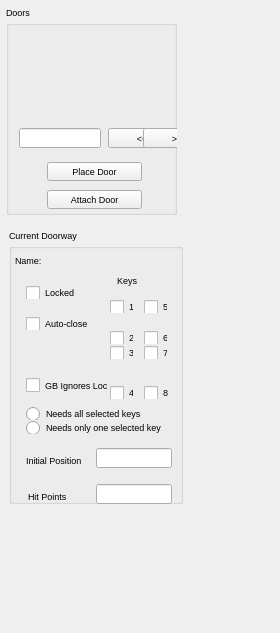
<?xml version="1.0"?>
<ui version="4.0">
  <class>DoorwayKeypad</class>
  <widget class="QDialog" name="IDD_DOORWAYKEYPAD">
    <property name="geometry">
      <rect>
        <x>0</x>
        <y>0</y>
        <width>280</width>
        <height>633</height>
      </rect>
    </property>
    <property name="font">
      <font>
        <family>Liberation Sans</family>
        <pointsize>7</pointsize>
        <bold>false</bold>
        <italic>false</italic>
      </font>
    </property>
    <property name="enabled">
      <bool>true</bool>
    </property>
    <widget class="QGroupBox" name="IDC_DOORWAY_GROUP">
      <property name="geometry">
        <rect>
          <x>6</x>
          <y>6</y>
          <width>171</width>
          <height>209</height>
        </rect>
      </property>
      <property name="title">
        <string>Doors</string>
      </property>
      <property name="visible">
        <bool>true</bool>
      </property>
      <property name="enabled">
        <bool>true</bool>
      </property>
      <property name="flat">
        <bool>false</bool>
      </property>
      <widget class="QLabel" name="IDC_DOORPIC">
        <property name="geometry">
          <rect>
            <x>41</x>
            <y>26</y>
            <width>94</width>
            <height>85</height>
          </rect>
        </property>
        <property name="visible">
          <bool>true</bool>
        </property>
        <property name="enabled">
          <bool>true</bool>
        </property>
        <property name="alignment">
          <set>Qt::AlignHCenter</set>
        </property>
      </widget>
      <widget class="QLineEdit" name="IDC_DOORWAYSELEDIT">
        <property name="geometry">
          <rect>
            <x>13</x>
            <y>122</y>
            <width>82</width>
            <height>20</height>
          </rect>
        </property>
        <property name="visible">
          <bool>true</bool>
        </property>
        <property name="enabled">
          <bool>true</bool>
        </property>
        <property name="readOnly">
          <bool>true</bool>
        </property>
      </widget>
      <widget class="QPushButton" name="IDC_PREV_DOOR">
        <property name="geometry">
          <rect>
            <x>102</x>
            <y>122</y>
            <width>68</width>
            <height>20</height>
          </rect>
        </property>
        <property name="text">
          <string>&lt;&lt;</string>
        </property>
        <property name="visible">
          <bool>true</bool>
        </property>
        <property name="enabled">
          <bool>true</bool>
        </property>
        <property name="default">
          <bool>false</bool>
        </property>
        <property name="autoDefault">
          <bool>false</bool>
        </property>
      </widget>
      <widget class="QPushButton" name="IDC_NEXT_DOOR">
        <property name="geometry">
          <rect>
            <x>137</x>
            <y>122</y>
            <width>68</width>
            <height>20</height>
          </rect>
        </property>
        <property name="text">
          <string>&gt;&gt;</string>
        </property>
        <property name="visible">
          <bool>true</bool>
        </property>
        <property name="enabled">
          <bool>true</bool>
        </property>
        <property name="default">
          <bool>false</bool>
        </property>
        <property name="autoDefault">
          <bool>false</bool>
        </property>
      </widget>
      <widget class="QPushButton" name="IDC_DOORWAY_PLACEDOOR">
        <property name="geometry">
          <rect>
            <x>41</x>
            <y>156</y>
            <width>95</width>
            <height>19</height>
          </rect>
        </property>
        <property name="text">
          <string>Place Door</string>
        </property>
        <property name="visible">
          <bool>true</bool>
        </property>
        <property name="enabled">
          <bool>true</bool>
        </property>
        <property name="default">
          <bool>false</bool>
        </property>
        <property name="autoDefault">
          <bool>false</bool>
        </property>
      </widget>
      <widget class="QPushButton" name="IDC_DOORWAY_ATTACHDOOR">
        <property name="geometry">
          <rect>
            <x>41</x>
            <y>184</y>
            <width>95</width>
            <height>19</height>
          </rect>
        </property>
        <property name="text">
          <string>Attach Door</string>
        </property>
        <property name="visible">
          <bool>true</bool>
        </property>
        <property name="enabled">
          <bool>true</bool>
        </property>
        <property name="default">
          <bool>false</bool>
        </property>
        <property name="autoDefault">
          <bool>false</bool>
        </property>
      </widget>
    </widget>
    <widget class="QGroupBox" name="IDC_DOORWAY_CURRENT_BOX">
      <property name="geometry">
        <rect>
          <x>9</x>
          <y>229</y>
          <width>174</width>
          <height>275</height>
        </rect>
      </property>
      <property name="title">
        <string>Current Doorway</string>
      </property>
      <property name="visible">
        <bool>true</bool>
      </property>
      <property name="enabled">
        <bool>true</bool>
      </property>
      <property name="flat">
        <bool>false</bool>
      </property>
      <widget class="QLabel" name="IDC_DOORWAY_ID">
        <property name="geometry">
          <rect>
            <x>6</x>
            <y>26</y>
            <width>163</width>
            <height>13</height>
          </rect>
        </property>
        <property name="text">
          <string>Name:</string>
        </property>
        <property name="visible">
          <bool>true</bool>
        </property>
        <property name="enabled">
          <bool>true</bool>
        </property>
        <property name="alignment">
          <set>Qt::AlignLeft</set>
        </property>
      </widget>
      <widget class="QLabel" name="IDC_DOORWAY_KEYS_TEXT">
        <property name="geometry">
          <rect>
            <x>108</x>
            <y>46</y>
            <width>27</width>
            <height>13</height>
          </rect>
        </property>
        <property name="text">
          <string>Keys</string>
        </property>
        <property name="visible">
          <bool>true</bool>
        </property>
        <property name="enabled">
          <bool>true</bool>
        </property>
        <property name="alignment">
          <set>Qt::AlignLeft</set>
        </property>
      </widget>
      <widget class="QCheckBox" name="IDC_DOORWAY_LOCKED">
        <property name="geometry">
          <rect>
            <x>17</x>
            <y>57</y>
            <width>61</width>
            <height>13</height>
          </rect>
        </property>
        <property name="text">
          <string>Locked</string>
        </property>
        <property name="visible">
          <bool>true</bool>
        </property>
        <property name="enabled">
          <bool>true</bool>
        </property>
      </widget>
      <widget class="QCheckBox" name="IDC_KEY1_CHECK">
        <property name="geometry">
          <rect>
            <x>101</x>
            <y>71</y>
            <width>24</width>
            <height>13</height>
          </rect>
        </property>
        <property name="text">
          <string>1</string>
        </property>
        <property name="visible">
          <bool>true</bool>
        </property>
        <property name="enabled">
          <bool>true</bool>
        </property>
      </widget>
      <widget class="QCheckBox" name="IDC_KEY5_CHECK">
        <property name="geometry">
          <rect>
            <x>135</x>
            <y>71</y>
            <width>24</width>
            <height>13</height>
          </rect>
        </property>
        <property name="text">
          <string>5</string>
        </property>
        <property name="visible">
          <bool>true</bool>
        </property>
        <property name="enabled">
          <bool>true</bool>
        </property>
      </widget>
      <widget class="QCheckBox" name="IDC_DOORWAY_AUTO">
        <property name="geometry">
          <rect>
            <x>17</x>
            <y>88</y>
            <width>68</width>
            <height>13</height>
          </rect>
        </property>
        <property name="text">
          <string>Auto-close</string>
        </property>
        <property name="visible">
          <bool>true</bool>
        </property>
        <property name="enabled">
          <bool>true</bool>
        </property>
      </widget>
      <widget class="QCheckBox" name="IDC_KEY2_CHECK">
        <property name="geometry">
          <rect>
            <x>101</x>
            <y>102</y>
            <width>24</width>
            <height>13</height>
          </rect>
        </property>
        <property name="text">
          <string>2</string>
        </property>
        <property name="visible">
          <bool>true</bool>
        </property>
        <property name="enabled">
          <bool>true</bool>
        </property>
      </widget>
      <widget class="QCheckBox" name="IDC_KEY6_CHECK">
        <property name="geometry">
          <rect>
            <x>135</x>
            <y>102</y>
            <width>24</width>
            <height>13</height>
          </rect>
        </property>
        <property name="text">
          <string>6</string>
        </property>
        <property name="visible">
          <bool>true</bool>
        </property>
        <property name="enabled">
          <bool>true</bool>
        </property>
      </widget>
      <widget class="QCheckBox" name="IDC_KEY3_CHECK">
        <property name="geometry">
          <rect>
            <x>101</x>
            <y>117</y>
            <width>24</width>
            <height>13</height>
          </rect>
        </property>
        <property name="text">
          <string>3</string>
        </property>
        <property name="visible">
          <bool>true</bool>
        </property>
        <property name="enabled">
          <bool>true</bool>
        </property>
      </widget>
      <widget class="QCheckBox" name="IDC_KEY7_CHECK">
        <property name="geometry">
          <rect>
            <x>135</x>
            <y>117</y>
            <width>24</width>
            <height>13</height>
          </rect>
        </property>
        <property name="text">
          <string>7</string>
        </property>
        <property name="visible">
          <bool>true</bool>
        </property>
        <property name="enabled">
          <bool>true</bool>
        </property>
      </widget>
      <widget class="QCheckBox" name="IDC_DOORWAY_GB_IGNORE_LOCKED">
        <property name="geometry">
          <rect>
            <x>17</x>
            <y>143</y>
            <width>82</width>
            <height>27</height>
          </rect>
        </property>
        <property name="text">
          <string>GB Ignores Locked</string>
        </property>
        <property name="visible">
          <bool>true</bool>
        </property>
        <property name="enabled">
          <bool>true</bool>
        </property>
      </widget>
      <widget class="QCheckBox" name="IDC_KEY4_CHECK">
        <property name="geometry">
          <rect>
            <x>101</x>
            <y>157</y>
            <width>24</width>
            <height>13</height>
          </rect>
        </property>
        <property name="text">
          <string>4</string>
        </property>
        <property name="visible">
          <bool>true</bool>
        </property>
        <property name="enabled">
          <bool>true</bool>
        </property>
      </widget>
      <widget class="QCheckBox" name="IDC_KEY8_CHECK">
        <property name="geometry">
          <rect>
            <x>135</x>
            <y>157</y>
            <width>27</width>
            <height>13</height>
          </rect>
        </property>
        <property name="text">
          <string>8</string>
        </property>
        <property name="visible">
          <bool>true</bool>
        </property>
        <property name="enabled">
          <bool>true</bool>
        </property>
      </widget>
      <widget class="QRadioButton" name="IDC_DOORWAY_KEY_ALL">
        <property name="geometry">
          <rect>
            <x>17</x>
            <y>178</y>
            <width>164</width>
            <height>13</height>
          </rect>
        </property>
        <property name="text">
          <string>Needs all selected keys</string>
        </property>
        <property name="visible">
          <bool>true</bool>
        </property>
        <property name="enabled">
          <bool>true</bool>
        </property>
      </widget>
      <widget class="QRadioButton" name="IDC_DOORWAY_KEY_ONLY_ONE">
        <property name="geometry">
          <rect>
            <x>17</x>
            <y>192</y>
            <width>164</width>
            <height>13</height>
          </rect>
        </property>
        <property name="text">
          <string>Needs only one selected key</string>
        </property>
        <property name="visible">
          <bool>true</bool>
        </property>
        <property name="enabled">
          <bool>true</bool>
        </property>
      </widget>
      <widget class="QLineEdit" name="IDC_DOORWAY_POS_EDIT">
        <property name="geometry">
          <rect>
            <x>87</x>
            <y>219</y>
            <width>76</width>
            <height>20</height>
          </rect>
        </property>
        <property name="visible">
          <bool>true</bool>
        </property>
        <property name="enabled">
          <bool>true</bool>
        </property>
      </widget>
      <widget class="QLabel" name="IDC_DOORWAY_POS_TEXT">
        <property name="geometry">
          <rect>
            <x>17</x>
            <y>226</y>
            <width>68</width>
            <height>13</height>
          </rect>
        </property>
        <property name="text">
          <string>Initial Position</string>
        </property>
        <property name="visible">
          <bool>true</bool>
        </property>
        <property name="enabled">
          <bool>true</bool>
        </property>
        <property name="alignment">
          <set>Qt::AlignLeft</set>
        </property>
      </widget>
      <widget class="QLineEdit" name="IDC_DOORWAY_HITPOINT_EDIT">
        <property name="geometry">
          <rect>
            <x>87</x>
            <y>255</y>
            <width>76</width>
            <height>20</height>
          </rect>
        </property>
        <property name="visible">
          <bool>true</bool>
        </property>
        <property name="enabled">
          <bool>true</bool>
        </property>
      </widget>
      <widget class="QLabel" name="IDC_DOORWAY_HITPOINT_TEXT">
        <property name="geometry">
          <rect>
            <x>19</x>
            <y>262</y>
            <width>58</width>
            <height>12</height>
          </rect>
        </property>
        <property name="text">
          <string>Hit Points</string>
        </property>
        <property name="visible">
          <bool>true</bool>
        </property>
        <property name="enabled">
          <bool>true</bool>
        </property>
        <property name="alignment">
          <set>Qt::AlignLeft</set>
        </property>
      </widget>
    </widget>
  </widget>
</ui>
